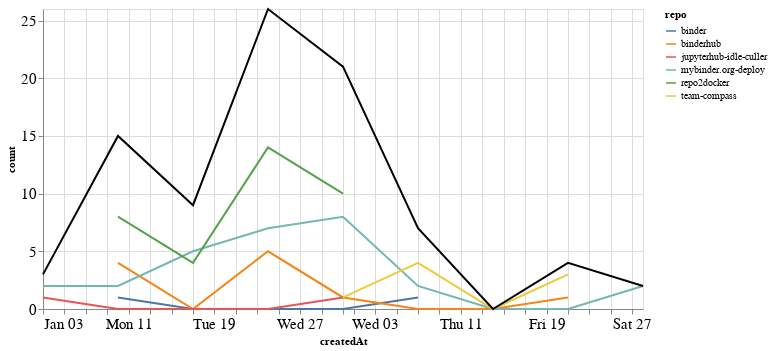

Notebook code for this chart:
### Markdown cell above
### Comments

### Code cell
comments_time = comments.groupby('repo').resample('W', on='createdAt').count()['author'].reset_index()
comments_time = comments_time.rename(columns={'author': 'count'})
comments_time_total = comments_time.groupby('createdAt').agg({"count": "sum"}).reset_index()
ch1 = alt.Chart(comments_time, width=600).mark_line().encode(
    x='createdAt',
    y='count',
    color='repo',
    tooltip="repo"
)

ch2 = alt.Chart(comments_time_total, width=600).mark_line(color="black").encode(
    x='createdAt',
    y='count',
)

ch1 + ch2

### Figure 1 — Vega-Lite specification as saved in the notebook (floating-point values rounded to 4 significant figures)
{"config": {"axisLeft": {"labelFontSize": 15}, "axisBottom": {"labelFontSize": 15}}, "layer": [{"data": {"name": "data-232f32c9e2682e731744ac611c479200"}, "mark": "line", "encoding": {"color": {"type": "nominal", "field": "repo"}, "tooltip": {"type": "nominal", "field": "repo"}, "x": {"type": "temporal", "field": "createdAt"}, "y": {"type": "quantitative", "field": "count"}}, "width": 600}, {"data": {"name": "data-a7f7b8b4845699b9caa4f31ba0c20be8"}, "mark": {"type": "line", "color": "black"}, "encoding": {"x": {"type": "temporal", "field": "createdAt"}, "y": {"type": "quantitative", "field": "count"}}, "width": 600}], "$schema": "https://vega.github.io/schema/vega-lite/v4.8.1.json", "datasets": {"data-232f32c9e2682e731744ac611c479200": [{"repo": "binder", "createdAt": "2021-01-10T00:00:00", "count": 1}, {"repo": "binder", "createdAt": "2021-01-17T00:00:00", "count": 0}, {"repo": "binder", "createdAt": "2021-01-24T00:00:00", "count": 0}, {"repo": "binder", "createdAt": "2021-01-31T00:00:00", "count": 0}, {"repo": "binder", "createdAt": "2021-02-07T00:00:00", "count": 1}, {"repo": "binderhub", "createdAt": "2021-01-10T00:00:00", "count": 4}, {"repo": "binderhub", "createdAt": "2021-01-17T00:00:00", "count": 0}, {"repo": "binderhub", "createdAt": "2021-01-24T00:00:00", "count": 5}, {"repo": "binderhub", "createdAt": "2021-01-31T00:00:00", "count": 1}, {"repo": "binderhub", "createdAt": "2021-02-07T00:00:00", "count": 0}, {"repo": "binderhub", "createdAt": "2021-02-14T00:00:00", "count": 0}, {"repo": "binderhub", "createdAt": "2021-02-21T00:00:00", "count": 1}, {"repo": "jupyterhub-idle-culler", "createdAt": "2021-01-03T00:00:00", "count": 1}, {"repo": "jupyterhub-idle-culler", "createdAt": "2021-01-10T00:00:00", "count": 0}, {"repo": "jupyterhub-idle-culler", "createdAt": "2021-01-17T00:00:00", "count": 0}, {"repo": "jupyterhub-idle-culler", "createdAt": "2021-01-24T00:00:00", "count": 0}, {"repo": "jupyterhub-idle-culler", "createdAt": "2021-01-31T00:00:00", "count": 1}, {"repo": "mybinder.org-deploy", "createdAt": "2021-01-03T00:00:00", "count": 2}, {"repo": "mybinder.org-deploy", "createdAt": "2021-01-10T00:00:00", "count": 2}, {"repo": "mybinder.org-deploy", "createdAt": "2021-01-17T00:00:00", "count": 5}, {"repo": "mybinder.org-deploy", "createdAt": "2021-01-24T00:00:00", "count": 7}, {"repo": "mybinder.org-deploy", "createdAt": "2021-01-31T00:00:00", "count": 8}, {"repo": "mybinder.org-deploy", "createdAt": "2021-02-07T00:00:00", "count": 2}, {"repo": "mybinder.org-deploy", "createdAt": "2021-02-14T00:00:00", "count": 0}, {"repo": "mybinder.org-deploy", "createdAt": "2021-02-21T00:00:00", "count": 0}, {"repo": "mybinder.org-deploy", "createdAt": "2021-02-28T00:00:00", "count": 2}, {"repo": "repo2docker", "createdAt": "2021-01-10T00:00:00", "count": 8}, {"repo": "repo2docker", "createdAt": "2021-01-17T00:00:00", "count": 4}, {"repo": "repo2docker", "createdAt": "2021-01-24T00:00:00", "count": 14}, {"repo": "repo2docker", "createdAt": "2021-01-31T00:00:00", "count": 10}, {"repo": "team-compass", "createdAt": "2021-01-31T00:00:00", "count": 1}, {"repo": "team-compass", "createdAt": "2021-02-07T00:00:00", "count": 4}, {"repo": "team-compass", "createdAt": "2021-02-14T00:00:00", "count": 0}, {"repo": "team-compass", "createdAt": "2021-02-21T00:00:00", "count": 3}], "data-a7f7b8b4845699b9caa4f31ba0c20be8": [{"createdAt": "2021-01-03T00:00:00", "count": 3}, {"createdAt": "2021-01-10T00:00:00", "count": 15}, {"createdAt": "2021-01-17T00:00:00", "count": 9}, {"createdAt": "2021-01-24T00:00:00", "count": 26}, {"createdAt": "2021-01-31T00:00:00", "count": 21}, {"createdAt": "2021-02-07T00:00:00", "count": 7}, {"createdAt": "2021-02-14T00:00:00", "count": 0}, {"createdAt": "2021-02-21T00:00:00", "count": 4}, {"createdAt": "2021-02-28T00:00:00", "count": 2}]}}
